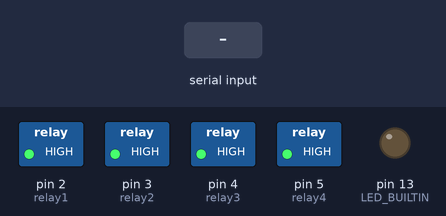
Bench run of a sketch on a simulated Arduino Uno, built with avr-gcc and run on an emulated ATmega328P. On the bench: switched loads named in the sketch (green lamp = pin HIGH), output pins drawn as LEDs (lit = HIGH). The inputs (shaded band) are chosen by the test bench.

Above: at 1.2 s.
1.3 s: "J90\n" received over Serial
At 3.3 s:
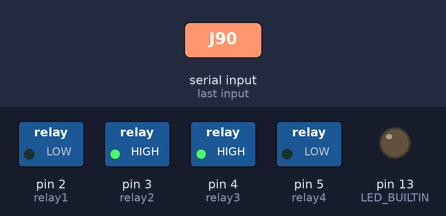
3.8 s: "J,45\n" received over Serial
At 5.2 s:
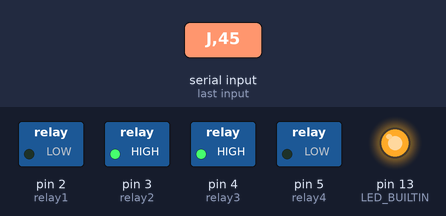
6.3 s: "J" received over Serial
At 8.9 s:
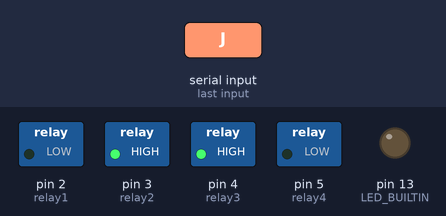
Timing chart, 0 to 10.4 s (numbered marks = the images above; inputs shaded):
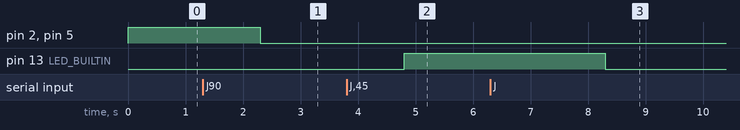

Measured:
- after the input at 1.3 s, pin 2 (relay1), pin 5 (relay4): HIGH → LOW after 1.0 s
- after the input at 3.8 s, pin 13 (LED_BUILTIN): LOW → HIGH after 1.0 s
- after the input at 6.3 s, pin 13 (LED_BUILTIN): HIGH → LOW after 2.0 s

The sketch:

arduino_auto_FINAL_TOIMII.ino
```cpp
#include <SPI.h>
#define Jmin 0
#define Jmax 1023
#define Jstop 512
#define Jtolerance 50

long xValue = 512;
long yValue = 512;
bool valo = false;
int relay1 = 2;
int relay2 = 3;
int relay3 = 4;
int relay4 = 5;

void setup() {
  pinMode(LED_BUILTIN, OUTPUT);
  pinMode(relay1, OUTPUT);
  pinMode(relay2, OUTPUT);
  pinMode(relay3, OUTPUT);
  pinMode(relay4, OUTPUT);
  Serial.begin(9600);
  //kaikki releet pois päältä eli moottorit ei pyäri
  digitalWrite(relay1, HIGH);
  digitalWrite(relay2, HIGH);
  digitalWrite(relay3, HIGH);
  digitalWrite(relay4, HIGH);

}


void loop()
{
  int command;

  if ( Serial.available() > 0)
  {
      command = Serial.read();
      if ( command == 'J') {
        xValue = Serial.parseInt();
        yValue = Serial.parseInt();
        Serial.read(); //rivinvaihto
        //kuvan mukainen ehto moottorin pyörittämiselle
        int raja1 = Jstop - Jtolerance;
        int raja2 = Jstop + Jtolerance;

        if(xValue > raja1 && xValue < raja2 ) {
          //if lauseessa määritetty alue jossa moottorit ei pyöri eli tatti on keskiasennossaan y ja x
          if(yValue>raja1 && yValue < raja2) {
              digitalWrite(relay1, HIGH);
              digitalWrite(relay2, HIGH);
              digitalWrite(relay3, HIGH);
              digitalWrite(relay4, HIGH);
          } else

          if(yValue <= raja2){ // Eteenpäin
            digitalWrite(relay1, HIGH);//vasen pyörä eteen
            digitalWrite(relay2, LOW);//vasen pyörä eteen
            digitalWrite(relay3, HIGH);  //oikee Eteen
            digitalWrite(relay4, LOW);//oikee eteen
          }      else
          if(yValue >= raja2){ // Taaksepäin
            digitalWrite(relay1, LOW);//vasen pyörä taakse
            digitalWrite(relay2, HIGH);//vasen pyörä taakse (toisinpäin eteen)
            digitalWrite(relay3, LOW);  //oikee taakse
            digitalWrite(relay4, HIGH);//oikee taakse

          }

        }
        if( xValue<=raja1){ // pyörii vasen
            digitalWrite(relay1, LOW);//vasen pyörä taakse
            digitalWrite(relay2, HIGH);//vasen pyörä taakse
            digitalWrite(relay3, HIGH);  //oikee Eteen
            digitalWrite(relay4, LOW);//oikee eteen
        }
        if( xValue>=raja2){ // pyörii oikee
            digitalWrite(relay1, HIGH);//vasen pyörä eteen
            digitalWrite(relay2, LOW);//vasen pyörä eteen
            digitalWrite(relay3, LOW);  //oikee taakse
            digitalWrite(relay4, HIGH);//oikee taakse
        }
        // vilkutetaan kortin valoa loopissa olon merkiksi
        if (valo) {
          digitalWrite(LED_BUILTIN, HIGH);   // turn the LED on (HIGH is the voltage level)
          valo = false;
        } else {
          digitalWrite(LED_BUILTIN, LOW);    // turn the LED off by making the voltage LOW
          valo = true;
        }
      }
  }
}
```
